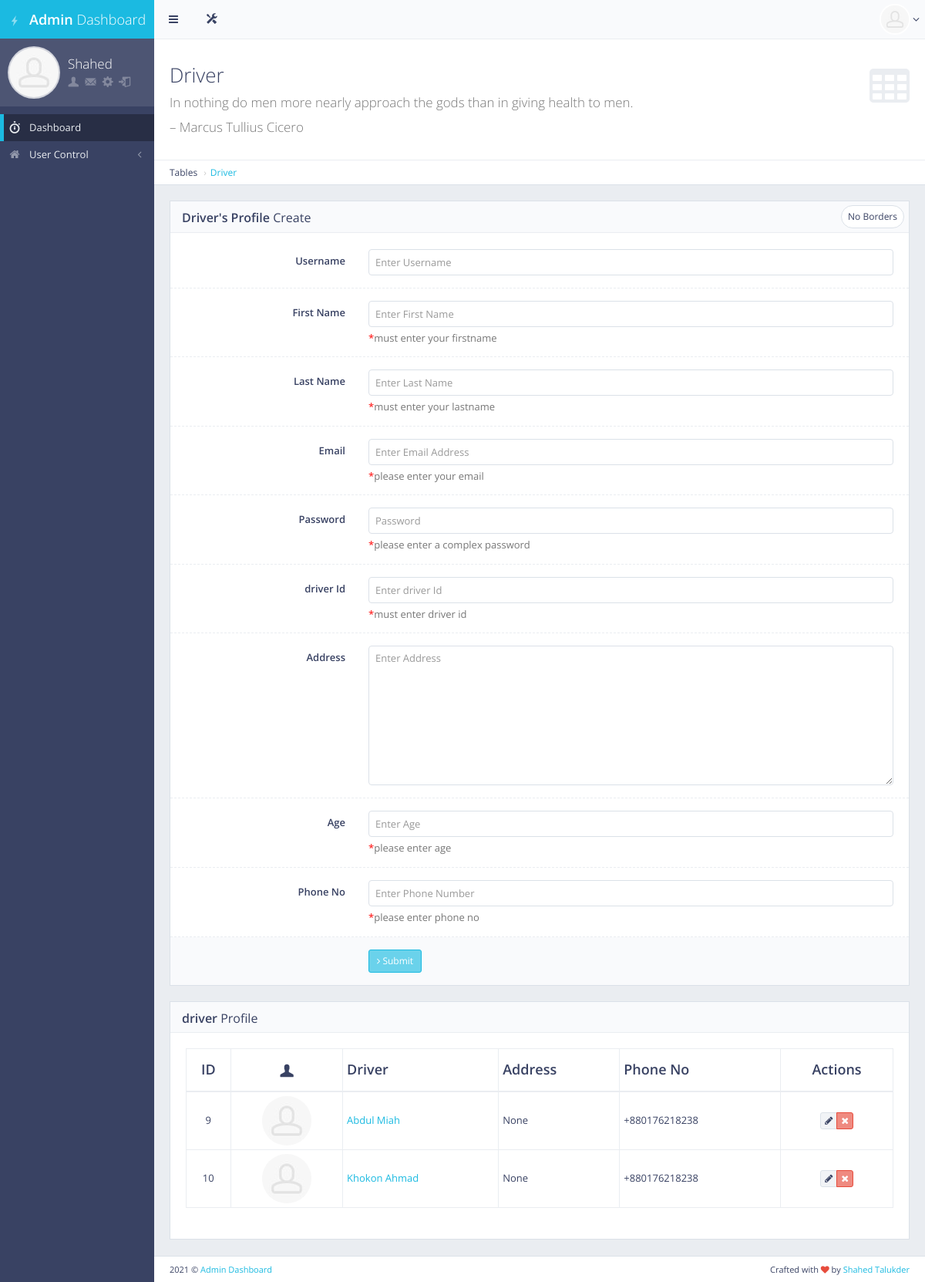
The page /cruddriver/ (signed in) on the database as committed earlier.
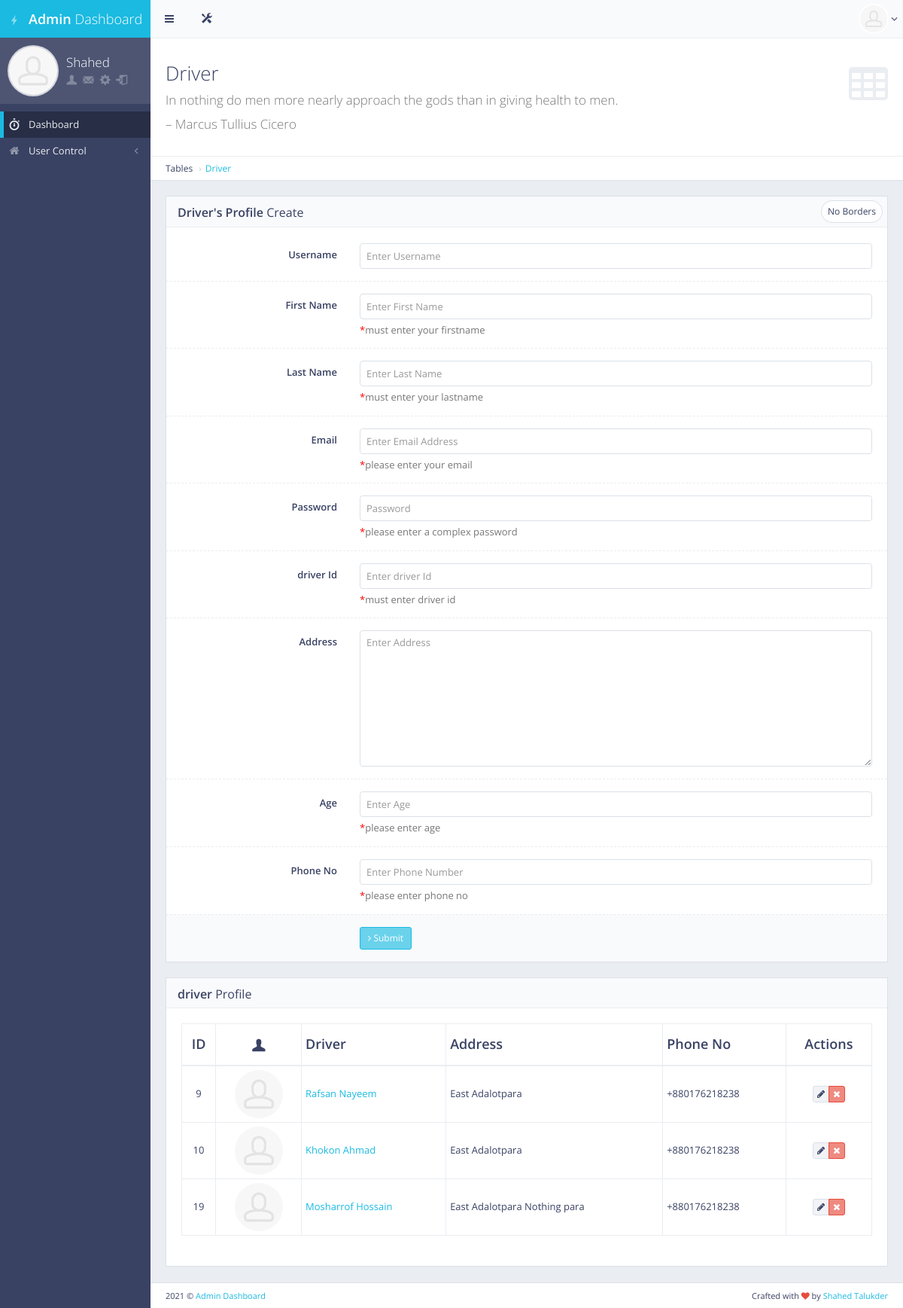
The same page on the database as committed later.
### main/models.py (models this page shows, shortened)
class Driver(models.Model):
    driver_id = models.CharField(max_length=120, blank=True, null=True, unique=True)
    user = models.OneToOneField(User, on_delete=models.CASCADE, primary_key=True, related_name="driver")
    full_name = models.CharField(max_length=200, blank=True, null=True)
    address = models.CharField(max_length=200, blank=True, null=True)
    age = models.CharField(max_length=200, blank=True, null=True)
    phone_no = models.CharField(max_length=200, blank=True, null=True)
    class Meta:
        db_table = "driver_info"

class User(AbstractUser):
    is_doctor = models.BooleanField(default=False)
    is_student = models.BooleanField(default=False)
    is_moderator = models.BooleanField(default=False)
    is_assistant = models.BooleanField(default=False)
    is_driver = models.BooleanField(default=False)

### main/views.py (the view, shortened to what this page needs)
# urls.py: path('cruddriver/', views.crudDriver, name="crudDriver"),
def crudDriver(request):
    if request.user.is_authenticated and request.user.is_superuser:
        driver = Driver.objects.all()
        context = {'title':"Manage Driver", 'driver':driver}
        return render(request, 'crud_driver.html',context)
    else:
        return redirect('/')

### main/templates/crud_driver.html (shortened to what the changed rows need)
{%extends 'base.html'%}
{%load static%}
{%block main_content%}
<div id="page-content">
    <div class="content-header">
        <div class="header-section">
            <h1>
                <i class="fa fa-table"></i>Driver<br><small>In nothing do men more nearly approach the gods than in giving health to men.</small><br/><small>– Marcus Tullius Cicero</small>
            </h1>
        </div>
    </div>
    <div class="row">
        <div class="col-md-12">
            <div class="block">
                <div class="block-title">
                    <h2><strong>Driver's Profile</strong> Create</h2>
                </div>
            </div>
        </div>
    </div>
    <div class="block full">
        <div class="block-title">
            <h2><strong>driver</strong> Profile</h2>
        </div>
        <div class="table-responsive">
            <table id="example-datatable" class="table table-vcenter table-condensed table-bordered">
                <thead>
                    <tr>
                        <th class="text-center">ID</th>
                        <th class="text-center"><i class="gi gi-user"></i></th>
                        <th>Driver</th>
                        <th>Address</th>
                        <th>Phone No</th>
                        <th class="text-center">Actions</th>
                    </tr>
                </thead>
                <tbody>
                    {%for i in driver%}
                    <tr>
                        <td class="text-center">{{i.user.id}}</td>
                        <td class="text-center"><img src="{%static 'front/'%}img/placeholders/avatars/avatar15.jpg" alt="avatar" class="img-circle"></td>
                        <td><a href="javascript:void(0)">{{i.full_name | title}}</a></td>
                        <td>{{i.address}}</td>
                        <td><span class="text-center"> {{i.phone_no}}</span></td>
                        <td class="text-center">
                            <div class="btn-group">
                                <a href="{% url 'edit_driver' id=i.pk %}" data-toggle="tooltip" title="Edit" class="btn btn-xs btn-default"><i class="fa fa-pencil"></i></a>
                                <a href="{% url 'delete_driver' id=i.pk %}" data-toggle="tooltip" title="Delete" class="btn btn-xs btn-danger"><i class="fa fa-times"></i></a>
                            </div>
                        </td>
                    </tr>
                    {%endfor%}
                </tbody>
            </table>
        </div>
    </div>
</div>
{%endblock main_content%}

Rows that differ between the two databases and show on the page:
changed Driver id 9: full_name "Abdul Miah" → "Rafsan Nayeem"; address "None" → "East Adalotpara"
changed Driver "Khokon Ahmad": address "None" → "East Adalotpara"
added Driver: user.id "19", full_name "Mosharrof Hossain", address "East Adalotpara Nothing para", phone_no "+880176218238"
